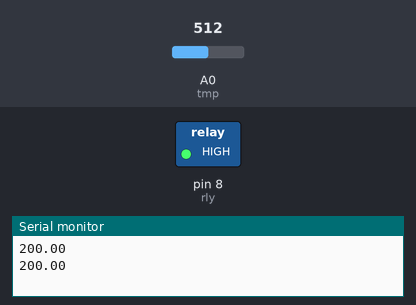
Simulated run of this sketch. Board: Arduino Uno, built with avr-gcc and run on an emulated ATmega328P. Shown: switched loads named in the sketch (green lamp = pin HIGH), the last lines printed to the serial monitor. Inputs (shaded band) come from the test bench; at power-on: A0 (tmp) = 512.

Above: at 1.8 s.
1.9 s: A0 (tmp) set to 189
3.4 s: A0 (tmp) set to 159
At 5.0 s:
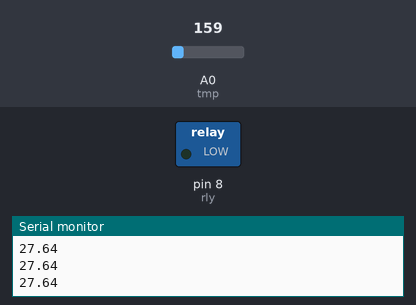
5.5 s: A0 (tmp) set to 306
At 6.3 s:
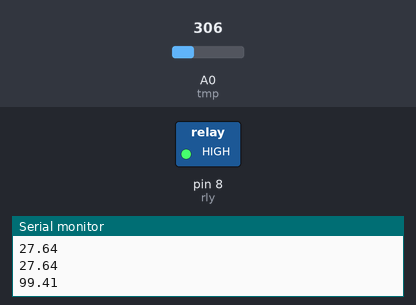
7.0 s: A0 (tmp) set to 122
At 7.8 s:
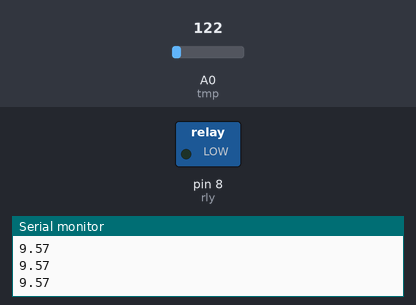
Timing chart, 0 to 10.0 s (numbered marks = the images above; inputs shaded):
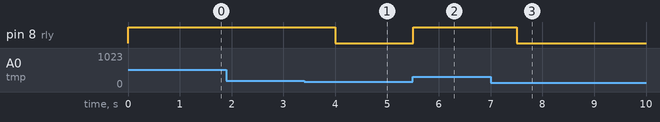

Measured:
- the behaviour switches between 175 and 174 on A0 (tmp) (found by bisection; images 0 and 1)
- after the input at 3.4 s, pin 8 (rly): HIGH → LOW after 0.60 s
- after the input at 5.5 s, pin 8 (rly): LOW → HIGH at once
- after the input at 7.0 s, pin 8 (rly): HIGH → LOW after 0.51 s

The sketch:

Temp_Control_Chiller.ino
```cpp
int rly = 8;
int tmp = A0;
int sensor_input;
double temp;
void setup() {
  // put your setup code here, to run once:
  Serial.begin(9600);
  pinMode(rly, OUTPUT);
  pinMode(tmp, INPUT);
}

void loop() {
  // put your main code here, to run repeatedly:
  sensor_input = analogRead(tmp);
  temp = (double)sensor_input/1024;
  temp = ((temp * 5) - 0.5) * 100.0;
  Serial.println(temp);
  if (temp > 35){
    digitalWrite(rly, HIGH);
    delay(1000);
  }
  else{
    digitalWrite(rly, LOW);
  }
}
```
